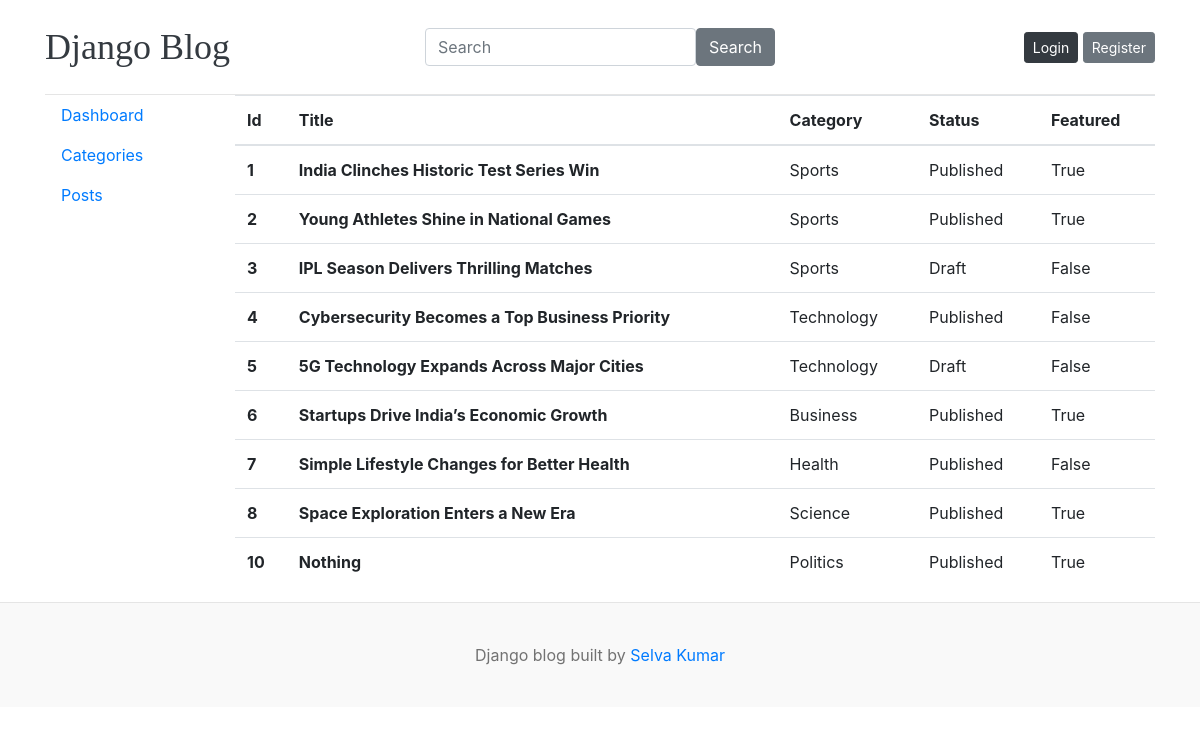
The app's page /dashboard/post_view/, older data.
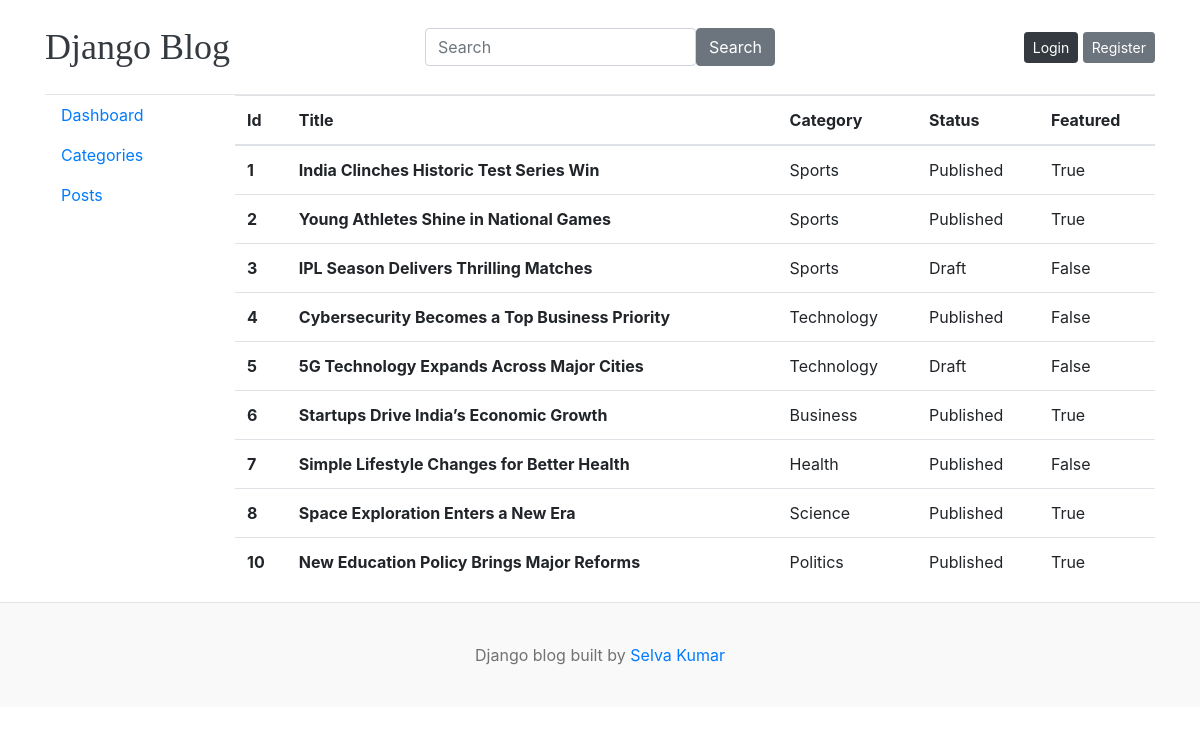
The same page, newer data.
### blog/models.py (models this page shows, shortened)
class Blog(models.Model):
    title = models.CharField(max_length=100)
    slug = models.SlugField(max_length=100,unique=True,blank=True)
    category = models.ForeignKey(Category,on_delete=models.CASCADE)
    author = models.ForeignKey(User,on_delete=models.CASCADE)
    image = models.ImageField(upload_to="uploads/%Y/%m/%d")
    description = models.CharField(max_length=400)
    blog_body = models.TextField(max_length=200)
    status = models.CharField(max_length=20,choices=STATUS,default="Draft")
    is_featured = models.BooleanField(default=False)
    created_at = models.DateTimeField(auto_now_add=True)
    updated_at = models.DateTimeField(auto_now=True)

class Category(models.Model):
    category = models.CharField(max_length=100,unique=True)
    created_at = models.DateTimeField(auto_now_add=True)
    updated_at = models.DateTimeField(auto_now=True)
    class Meta:
        verbose_name="Categories"
    def __str__(self):
        return self.category

### dashboard/views.py (the view)
# urls.py: path('post_view/', post_view, name='post_view'),
def post_view(request):
    post = Blog.objects.all()
    context = {
        'post' : post
    }
    return render(request, 'dashboard/post_view.html',context)

### blog/context_processors.py (called while the page is built)
def get_categories(request):
    categories = Category.objects.all()
    return dict(categories=categories)

def get_social_media(request):
    social_media = Social_media.objects.all()
    return dict(social_media=social_media)

### templates/dashboard/post_view.html
{% extends 'base.html' %}
{% block content %}
<div class="row flex">
{% include 'dashboard/vertical_nav.html' %}
<div class="col-12 col-md-10">
{% if perms.auth.view_user %}
<dir class="d-flex justify-content-end">
<button type="submit" class="btn btn-sm btn-primary "><a href="{% url 'post_add' %}" class="text-white">add</a></button>
</dir>
<table class="table">
  <thead>
    <tr>
      <th scope="col">Id</th>
      <th scope="col">Title</th>
      <th scope="col">Category</th>
      <th scope="col">Status</th>
      <th scope="col">Featured</th>
      <th scope="col">Action</th>
    </tr>
  </thead>
  <tbody>
    {% for item in post %}
    <tr>
      <th scope="row">{{item.id}}</th>
      <th scope="row">{{item.title}}</th>
      <td>{{item.category}}</td>
      <td>{{item.status}}</td>
      <td>{{item.is_featured}}</td>
      <td><a href="{% url 'post_edit' item.id %}">Edit</a> | <a href="{% url 'post_delete' item.id %}">Delete</a></td>
    </tr>
    {% endfor %}
  </tbody>
</table>
{% else %}
<table class="table">
  <thead>
    <tr>
      <th scope="col">Id</th>
      <th scope="col">Title</th>
      <th scope="col">Category</th>
      <th scope="col">Status</th>
      <th scope="col">Featured</th>
    </tr>
  </thead>
  <tbody>
    {% for item in post %}
    <tr>
      <th scope="row">{{item.id}}</th>
      <th scope="row">{{item.title}}</th>
      <td>{{item.category}}</td>
      <td>{{item.status}}</td>
      <td>{{item.is_featured}}</td>
    </tr>
    {% endfor %}
  </tbody>
</table>
{% endif %}
</div>
</div>
{% endblock %}

Row changes from the older to the newer data that the page shows:
changed Blog "Politics": title "Nothing" → "New Education Policy Brings Major Reforms"
